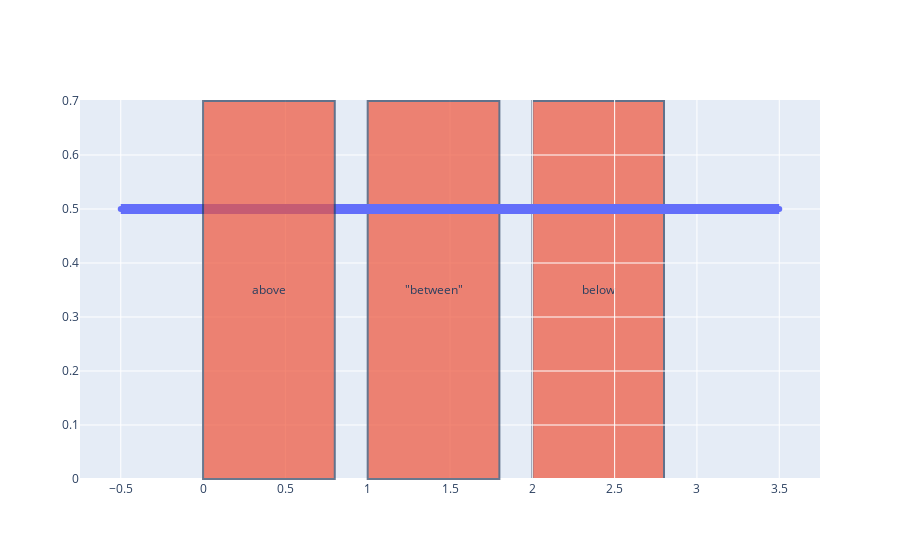

Notebook source saved alongside this figure:
### Markdown cell above
The exploration above leads me to believe there is a but in plotly, which the next figure is supposed to test / demonstrate.

### Code cell
import plotly
import plotly.graph_objects as go

fig = go.Figure()
fig.add_shape(layer='above',   fillcolor='#EF553B', opacity=0.7, x0=0, x1=0.8, y0=0, y1=0.7, label_text='above')
fig.add_shape(layer='between', fillcolor='#EF553B', opacity=0.7, x0=1, x1=1.8, y0=0, y1=0.7, label_text='"between"')
fig.add_shape(layer='below',   fillcolor='#EF553B', opacity=0.7, x0=2, x1=2.8, y0=0, y1=0.7, label_text='below')
fig.add_trace(go.Scatter(x=[-0.5,3.5], y=[0.5,0.5], line_width=10))
#print(plotly.__version__) # 5.22.0
fig.show()
#print(fig)

### Figure 1 — Plotly figure (JSON) as saved in the notebook; plotly's stock layout.template omitted (floating-point values rounded to 4 significant figures)
{"data": [{"line": {"width": 10}, "type": "scatter", "x": [-0.5, 3.5], "y": [0.5, 0.5]}], "layout": {"shapes": [{"fillcolor": "#EF553B", "label": {"text": "above"}, "layer": "above", "opacity": 0.7, "x0": 0, "x1": 0.8, "y0": 0, "y1": 0.7}, {"fillcolor": "#EF553B", "label": {"text": "\"between\""}, "layer": "between", "opacity": 0.7, "x0": 1, "x1": 1.8, "y0": 0, "y1": 0.7}, {"fillcolor": "#EF553B", "label": {"text": "below"}, "layer": "below", "opacity": 0.7, "x0": 2, "x1": 2.8, "y0": 0, "y1": 0.7}]}}
